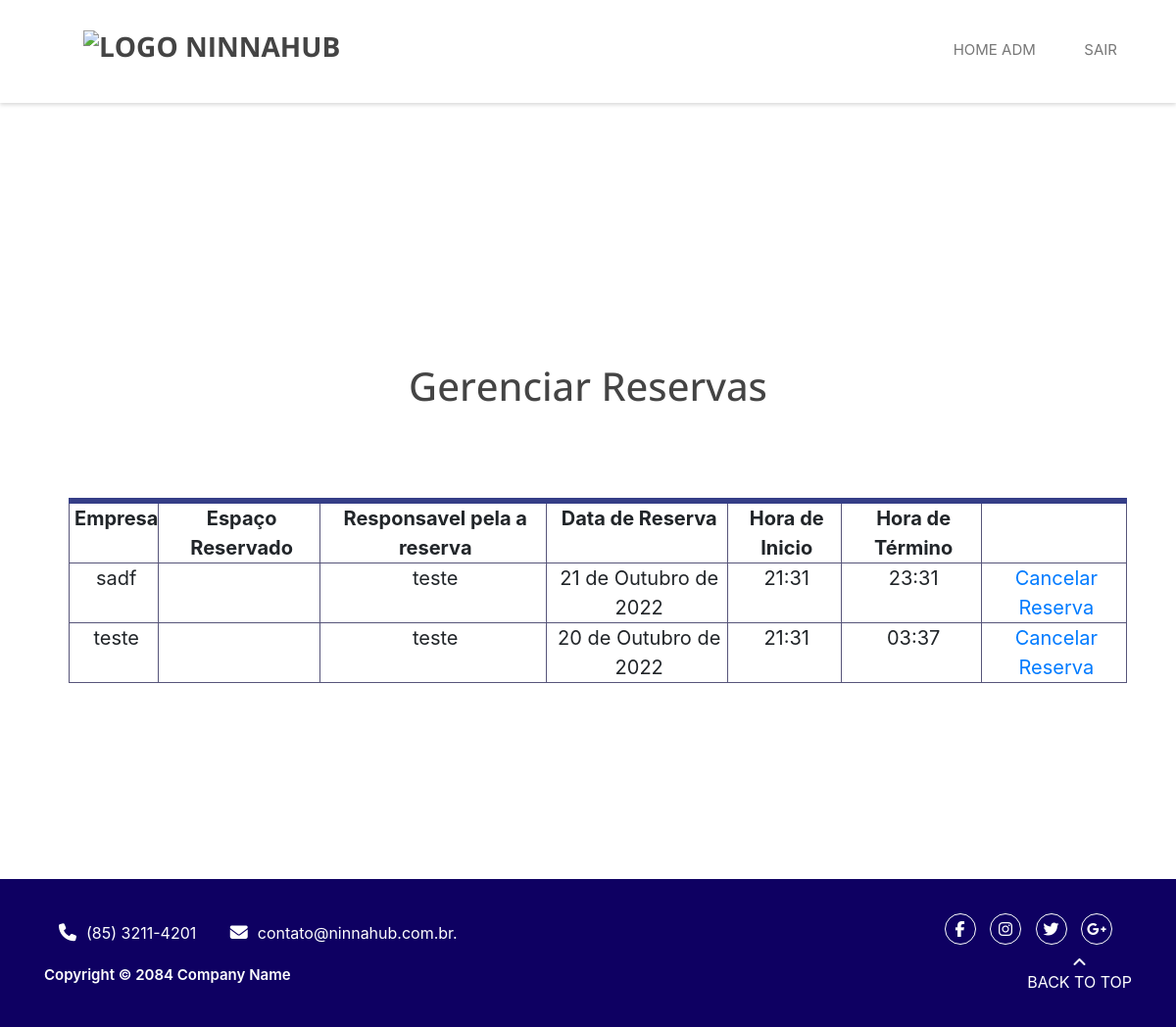
/adm/gerenciar_reserva/ (signed in), run on an earlier commit of the app's database.
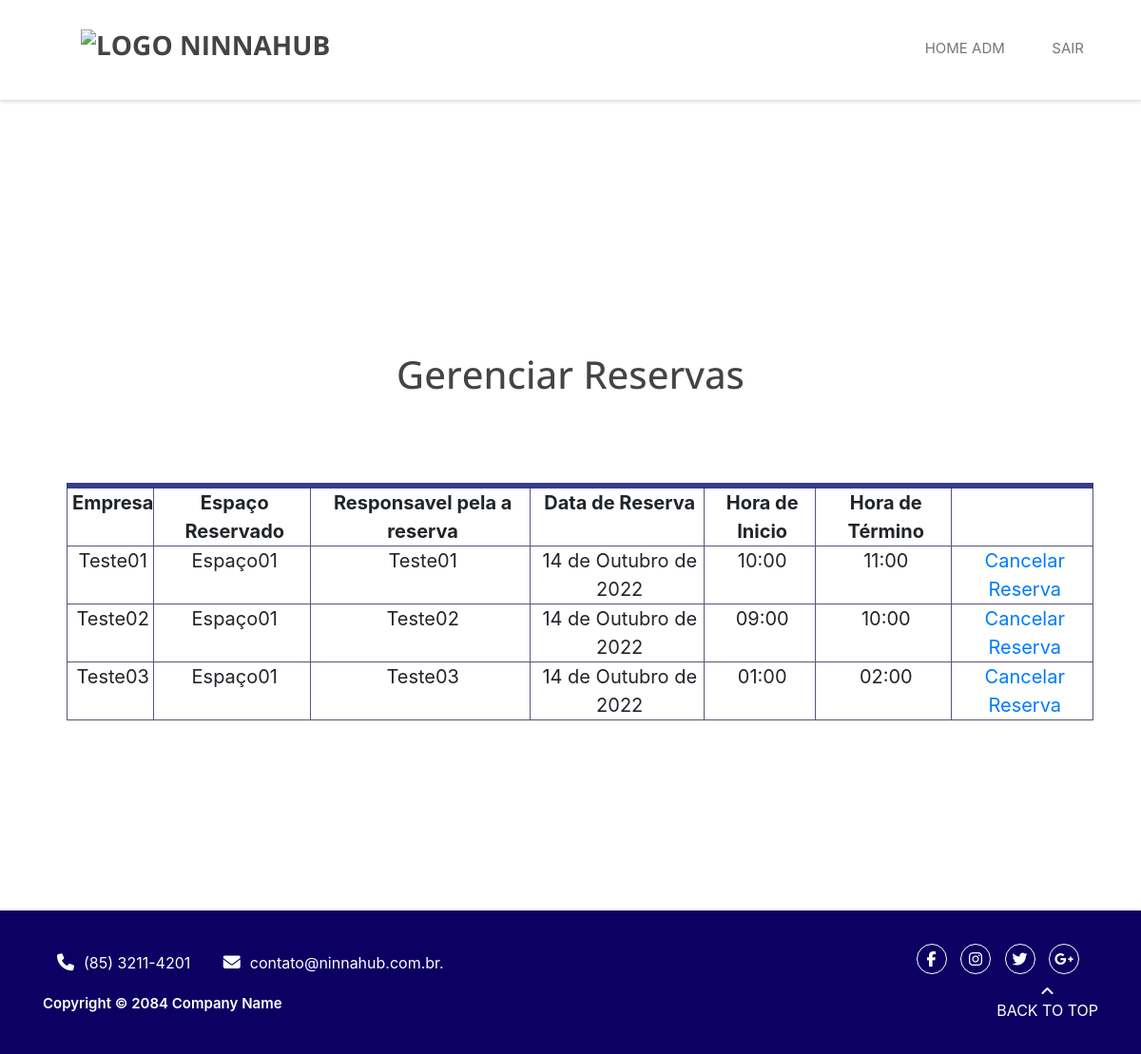
And on a later commit of the database.
### reserva/models.py (models this page shows, shortened)
class Registro(models.Model):
    MANTENEDOR_CHOICES = (
        ('Mantenedor', 'Mantenedor'),
        ('Residente Startup', 'Residente Startup'),
        ('Time Operacional', 'Time Operacional'),
    )
    EVENTO_CHOICES = (
        ('Espaço01', 'Espaço01'),
        ('Espaço02', 'Espaço02'),
        ('Espaço03', 'Espaço03'),
    )
    agente = models.CharField(max_length=30)
    mantenedor = models.CharField(max_length=30, choices=MANTENEDOR_CHOICES)
    empresa = models.CharField(max_length=30)
    email = models.EmailField(max_length=254)
    telefone = models.CharField(max_length=30)
    cpf = CPFField('cpf')
    cnpj = CNPJField('CNPJ')
    nome_evento = models.CharField(max_length=300)
    descricao = models.TextField(max_length=1000)
    lista_participantes = models.FileField(upload_to='lista_participantes/%Y/%m/%d/', blank=True)
    espacos = models.CharField(max_length=30, choices=EVENTO_CHOICES, default='Espaço01')
    data_reserva = models.DateField()
    hora_inicio = models.TimeField()
    hora_fim = models.TimeField()
    confirmacao_email = models.BooleanField(default=False)

### administrador/views.py (the view)
# urls.py: path('gerenciar_reserva/', views.gerenciar_reserva, name='gerenciar_reserva'),
@login_required(login_url='/adm/login')
def gerenciar_reserva(request):
    registro = {'registro': Registro.objects.all()}
    return render(request, 'gerenciar_reserva.html', registro)

### administrador/templates/gerenciar_reserva.html (shortened to what this page needs)
{% extends 'base.html' %}
{% load static %}
{% block 'body' %}
{% include 'partials/_navbar-adm.html' %}
<main>
    <h1 class="h1-gerenciar">Gerenciar Reservas</h1>
    <table>
        <tr>
            <th>Empresa</th>
            <th>Espaço Reservado</th>
            <th>Responsavel pela a reserva</th>
            <th>Data de Reserva</th>
            <th>Hora de Inicio</th>
            <th>Hora de Término</th>
            <th></th>
        </tr>
        {%for registro in registro %}
        <tr>
            <td>{{registro.empresa}}</td>
            <td>{{registro.espacos}}</td>
            <td>{{registro.agente}}</td>
            <td>{{registro.data_reserva}}</td>
            <td>{{registro.hora_inicio}}</td>
            <td>{{registro.hora_fim}}</td>
            <td><a href="">Cancelar Reserva</a></td>
        </tr>
        {%endfor%}
    </table>
</main>
   {% include 'partials/_footer.html' %}
{% endblock %}

What changed in the data, as far as the page shows it:
changed Registro: empresa "sadf" → "Teste01"; espacos (not shown) → "Espaço01"; agente "teste" → "Teste01"; data_reserva "21 de Outubro de 2022" → "14 de Outubro de 2022"; hora_inicio "21:31" → "10:00"; hora_fim "23:31" → "11:00"
changed Registro: empresa "teste" → "Teste02"; espacos (not shown) → "Espaço01"; agente "teste" → "Teste02"; data_reserva "20 de Outubro de 2022" → "14 de Outubro de 2022"; hora_inicio "21:31" → "09:00"; hora_fim "03:37" → "10:00"
added Registro: empresa "Teste03", espacos "Espaço01", agente "Teste03", data_reserva "14 de Outubro de 2022", hora_inicio "01:00", hora_fim "02:00"
